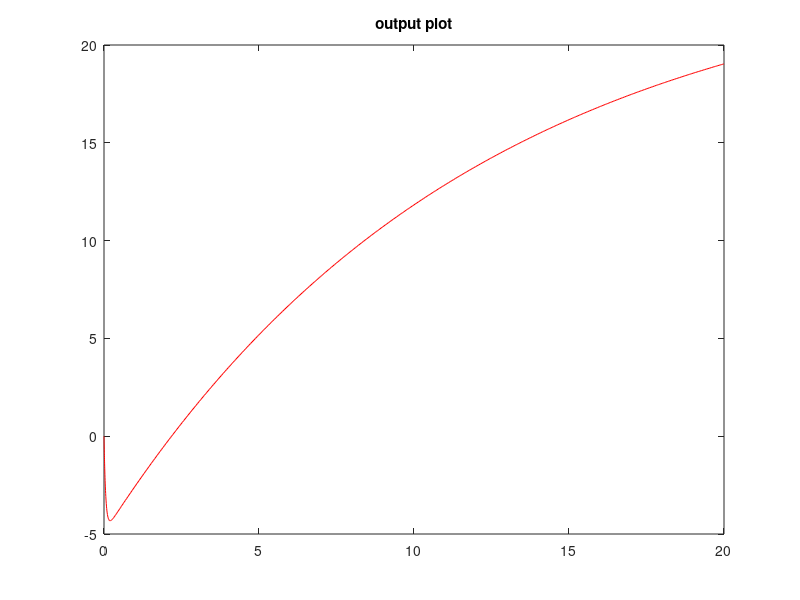

This chart was generated by the following MATLAB code:
A = [-18.2 -5.1;0.3 0];
B = [435.5 36.7]';
C = [-0.2 0];
D = 0;

u=1;
model= @(t,x) A*x+ B*u;
output= @(x) C*x + D*u;

options = odeset('RelTol',1e-4,'AbsTol',1e-6)
timespan=[0 20];
initialCondition= [0 0]';
[T1,X1]= ode45(model,timespan,initialCondition,options)
Y1 = output(X1')
plot(T1,Y1,'r')
title('output plot')